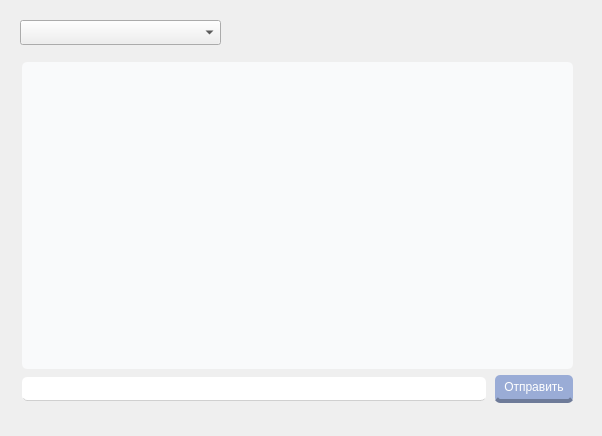
<?xml version="1.0" encoding="UTF-8"?>
<ui version="4.0">
 <class>Dialog</class>
 <widget class="QDialog" name="Dialog">
  <property name="geometry">
   <rect>
    <x>0</x>
    <y>0</y>
    <width>602</width>
    <height>436</height>
   </rect>
  </property>
  <property name="windowTitle">
   <string>Dialog</string>
  </property>
  <widget class="QComboBox" name="comboBox">
   <property name="geometry">
    <rect>
     <x>20</x>
     <y>20</y>
     <width>201</width>
     <height>25</height>
    </rect>
   </property>
  </widget>
  <widget class="QWidget" name="">
   <property name="geometry">
    <rect>
     <x>22</x>
     <y>62</y>
     <width>551</width>
     <height>341</height>
    </rect>
   </property>
   <layout class="QVBoxLayout" name="verticalLayout">
    <item>
     <widget class="QTextEdit" name="textEdit">
      <property name="styleSheet">
       <string notr="true"> background-color: #f9fafb;
  font-size: 70%;
  line-height: 1.4;
  font-family: &quot;Inter&quot;, sans-serif;
  color: #6b7280;
  font-weight: 400;
  border-color: grey;
border-radius: 5%</string>
      </property>
     </widget>
    </item>
    <item>
     <layout class="QHBoxLayout" name="horizontalLayout">
      <item>
       <widget class="QLineEdit" name="input">
        <property name="styleSheet">
         <string notr="true"> background-color: white;
 font-size: 18px;
 border: none;
 border-radius: 0;
 border-bottom: 1px solid rgba(199, 199, 199, 0.8);
border-radius: 5%</string>
        </property>
       </widget>
      </item>
      <item>
       <widget class="QPushButton" name="sendButton">
        <property name="styleSheet">
         <string notr="true">QPushButton{
float:right;
margin-left:3%;
margint-top:5px;
border-radius:5px;
padding: 5px 9px;
font-size: 1.2em;
background-color: rgba(154, 172, 214, 1);
text-shadow:#454545 0 0 2px;
border-bottom: 4px solid rgba(110, 123, 153, 1);
color:white;
}
QPushButton:pressed{
background-color:rgba(110, 123, 153, 1);
border-bottom: 4px solid rgba(154, 172, 214, 1);
}</string>
        </property>
        <property name="text">
         <string>Отправить</string>
        </property>
       </widget>
      </item>
     </layout>
    </item>
   </layout>
  </widget>
 </widget>
 <resources/>
 <connections/>
</ui>
